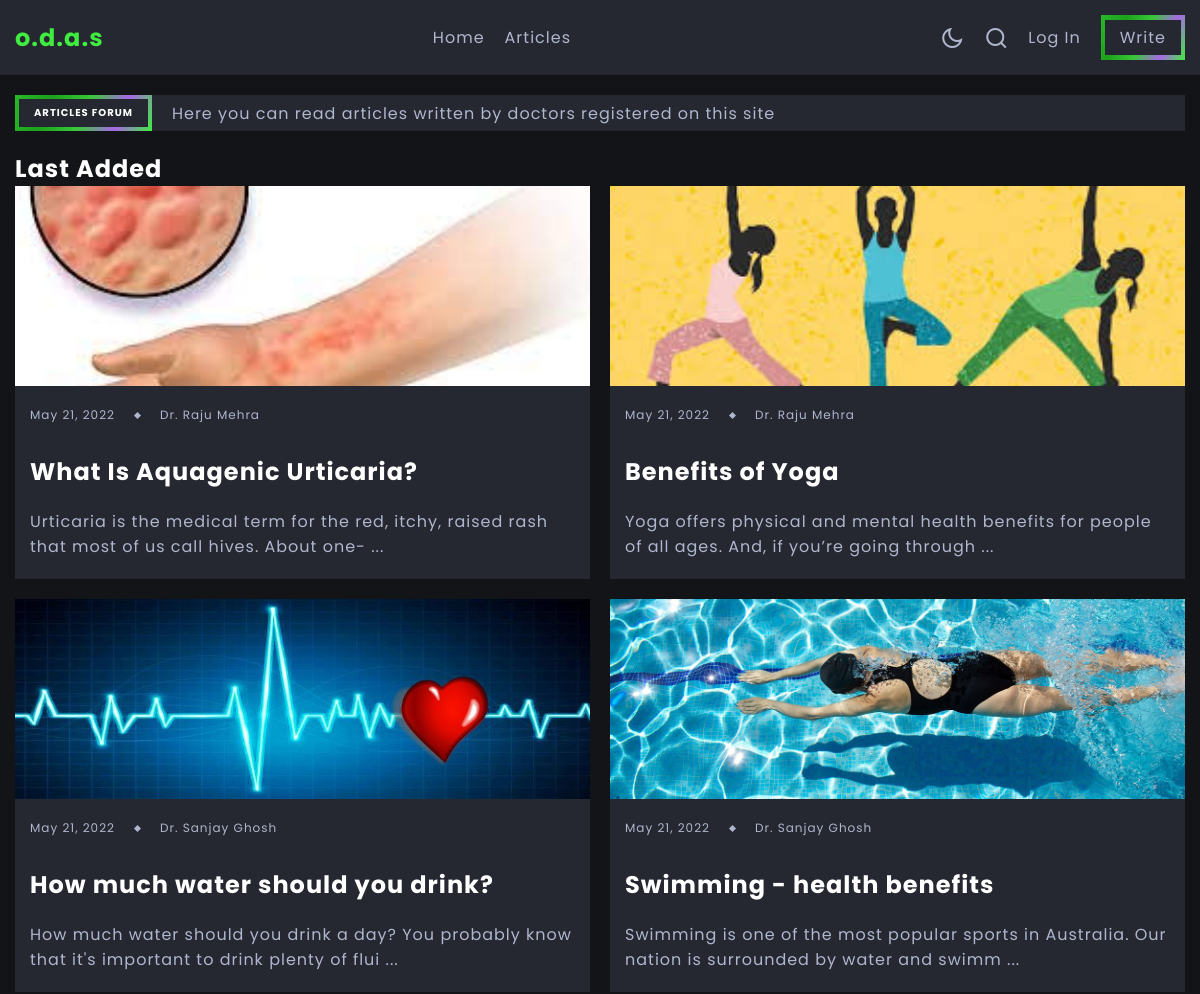
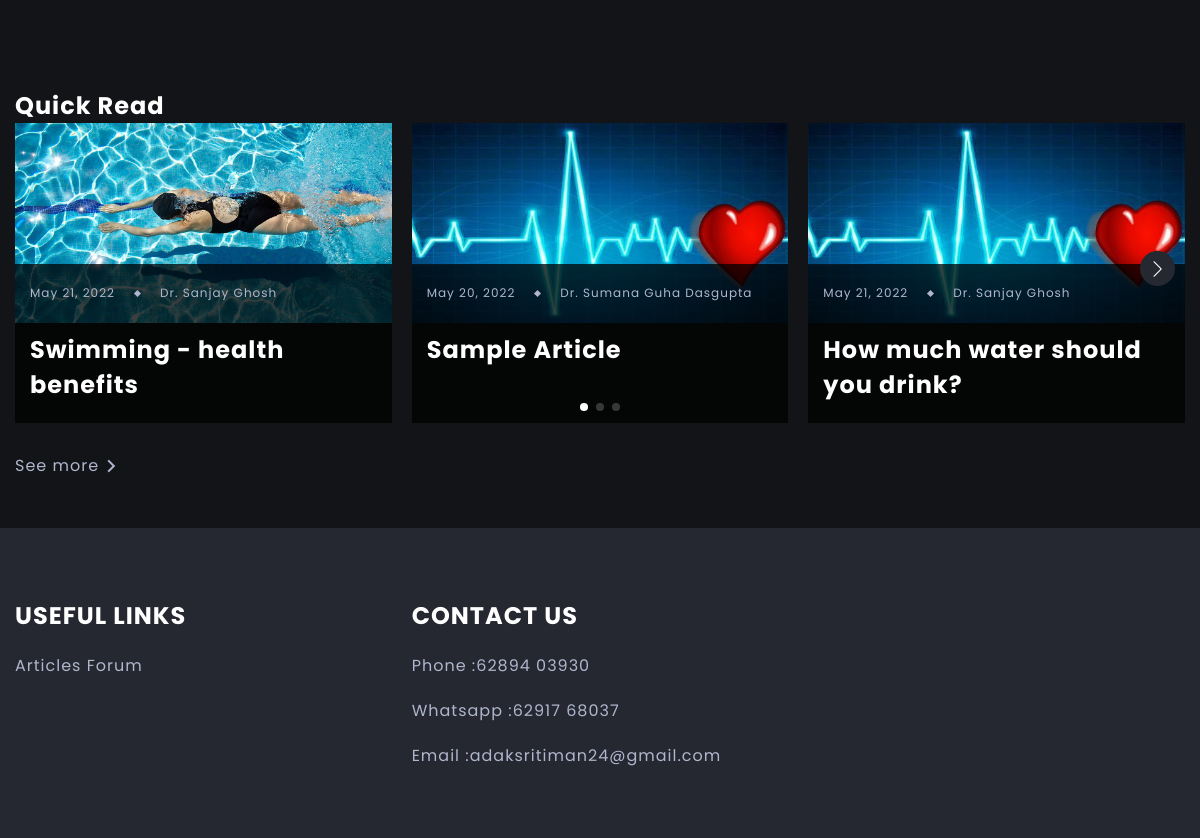
The app's page /articles/home/ with its own data (2 pictures, top to bottom).
### article/models.py (models this page shows, shortened)
class Article(models.Model):
    author = models.ForeignKey(Doctor, on_delete=models.CASCADE)
    title=models.CharField(max_length=100)
    upload_date=models.DateField(auto_now_add=True)
    image = models.ImageField(upload_to='blogs/%Y/%m/%d/', default='heart.jpg')
    blog=models.TextField(max_length=6500)

### article/views.py (the view)
# urls.py: path('home/',views.home, name='articleshome'),
def home(request):
    print("Home called")
    articles_list_randomized=list(Article.objects.all())
    article_list_sorted=Article.objects.order_by("-upload_date")[0:4]
    random.shuffle(articles_list_randomized)
    print("Herexxxx")
    return render(request, 'article/articleshome.html', {'articles_last_added':article_list_sorted, 'articles_quick_read':articles_list_randomized[0:6]})

### article/templates/article/articleshome.html (shortened to what this page needs)
{% extends 'article/base1.html' %}
{% load static %}
{% block content %}
<section class="last-added section-header-offset">
    <div class="last-added-container container">
        <div class="headline-banner">
            <h3 class="headline fancy-border">
                <span class="place-items-center">Articles Forum</span>
            </h3>
            <span class="headline-description">Here you can read articles written by doctors registered on this site</span>
        </div>
        <h2 class="title section-title">Last Added</h2>
        <div class="last-added-grid-wrapper d-grid">
            {% if  articles_last_added.0 %}
            <a href="{% url 'read_article' articles_last_added.0.id %}" class="article last-added-article last-added-article-1">
                <div class="article-image-wrapper">
                    <img src="{{articles_last_added.0.image.url}}" alt="Couldn\'t load image" class="article-image">
                </div>
                <div class="article-data-container">
                    <div class="article-data">
                        <span>{{articles_last_added.0.upload_date}}</span>
                        <span class="article-data-spacer"></span>
                        <span>Dr. {{articles_last_added.0.author.first_name}} {{articles_last_added.0.author.last_name}}</span>
                    </div>
                    <h3 class="title article-title">{{articles_last_added.0.title}}</h3>
                    <p class="article-description">{{articles_last_added.0.blog|slice:":100"}} ...</p>
                </div>
            </a>
            {% endif %}
            {% if  articles_last_added.1 %}
            <a href="{% url 'read_article' articles_last_added.1.id %}" class="article last-added-article last-added-article-2">
                <div class="article-image-wrapper">
                    <img src="{{articles_last_added.1.image.url}}" alt="Couldn\'t load image" class="article-image">
                </div>
                <div class="article-data-container">
                    <div class="article-data">
                        <span>{{articles_last_added.1.upload_date}}</span>
                        <span class="article-data-spacer"></span>
                        <span>Dr. {{articles_last_added.1.author.first_name}} {{articles_last_added.1.author.last_name}}</span>
                    </div>
                    <h3 class="title article-title">{{articles_last_added.1.title}}</h3>
                    <p class="article-description">{{articles_last_added.1.blog|slice:":100"}} ...</p>
                </div>
            </a>
            {% endif %}
            {% if  articles_last_added.2 %}
            <a href="{% url 'read_article' articles_last_added.2.id %}" class="article last-added-article last-added-article-3">
                <div class="article-image-wrapper">
                    <img src="{{articles_last_added.2.image.url}}" alt="Couldn\'t load image" class="article-image">
                </div>
                <div class="article-data-container">
                    <div class="article-data">
                        <span>{{articles_last_added.2.upload_date}}</span>
                        <span class="article-data-spacer"></span>
                        <span>Dr. {{articles_last_added.2.author.first_name}} {{articles_last_added.2.author.last_name}}</span>
                    </div>
                    <h3 class="title article-title">{{articles_last_added.2.title}}</h3>
                    <p class="article-description">{{articles_last_added.2.blog|slice:":100"}} ...</p>
                </div>
            </a>
            {% endif %}
            {% if  articles_last_added.3 %}
            <a href="{% url 'read_article' articles_last_added.3.id %}" class="article last-added-article last-added-article-4">
                <div class="article-image-wrapper">
                    <img src="{{articles_last_added.3.image.url}}" alt="Couldn\'t load image" class="article-image">
                </div>
                <div class="article-data-container">
                    <div class="article-data">
                        <span>{{articles_last_added.3.upload_date}}</span>
                        <span class="article-data-spacer"></span>
                        <span>Dr. {{articles_last_added.3.author.first_name}} {{articles_last_added.3.author.last_name}}</span>
                    </div>
                    <h3 class="title article-title">{{articles_last_added.3.title}}</h3>
                    <p class="article-description">{{articles_last_added.3.blog|slice:":100"}} ...</p>
                </div>
            </a>
            {% endif %}
        </div>
    </div>
</section>
<section class="quick-read section">
    <div class="container">
        <h2 class="title section-title">Quick Read</h2>
        <div class="swiper">
            <div class="swiper-wrapper">
                {% for article in articles_quick_read %}
                <a href="{% url 'read_article' article.id %}" class="article swiper-slide">
                    <div class="results-image-wrapper">
                        <img src="{{article.image.url}}" alt="Couldn't load image" class="article-image">
                    </div>
                    <div class="article-data-container">
                        <div class="article-data">
                            <span>{{article.upload_date}}</span>
                            <span class="article-data-spacer"></span>
                            <span>Dr. {{article.author.first_name}} {{article.author.last_name}}</span>
                        </div>
                        <h3 class="title article-title">{{article.title}}</h3>
                    </div>
                </a>
                {% endfor %}
            </div>
            <div class="swiper-button-next swiper-controls"></div>
            <div class="swiper-pagination"></div>
        </div>
        <div class="see-more-container">
            <a href="{% url 'results' %}" class="see-more-btn place-items-center">
                See more <i class="ri-arrow-right-s-line"></i>
            </a>
        </div>
    </div>
</section>
{% endblock content %}

### records on screen
Article: image (picture), upload_date "May 21, 2022", author.first_name "Raju", author.last_name "Mehra", title "What Is Aquagenic Urticaria?", blog "Urticaria is the medical term for the red, itchy, raised rash that most of us call hives. About one-"
Article: image (picture), upload_date "May 21, 2022", author.first_name "Raju", author.last_name "Mehra", title "Benefits of Yoga", blog "Yoga offers physical and mental health benefits for people of all ages. And, if you’re going through"
Article: image (picture), upload_date "May 21, 2022", author.first_name "Sanjay", author.last_name "Ghosh", title "How much water should you drink?", blog "How much water should you drink a day? You probably know that it's important to drink plenty of flui"
Article: image (picture), upload_date "May 21, 2022", author.first_name "Sanjay", author.last_name "Ghosh", title "Swimming - health benefits", blog "Swimming is one of the most popular sports in Australia. Our nation is surrounded by water and swimm"
Article: image (picture), upload_date "May 20, 2022", author.first_name "Sumana", author.last_name "Guha Dasgupta", title "Sample Article"
